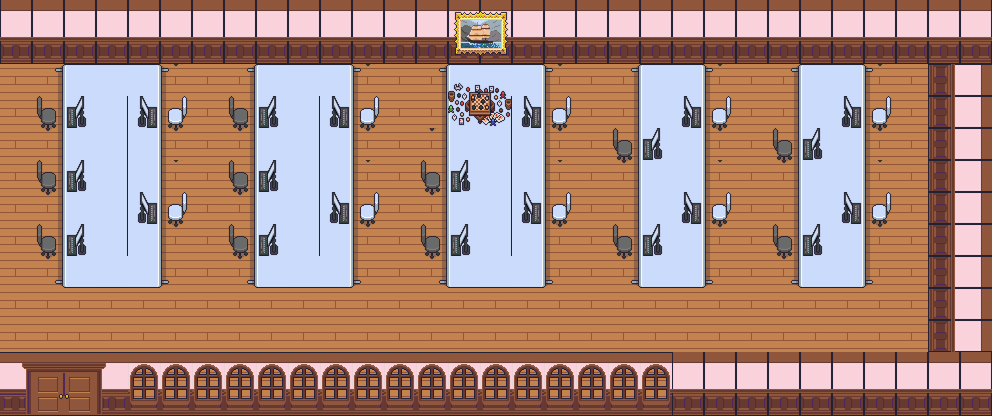

This is a level from a 2D game, rendered from its Tiled map with the project's own tilesets. A one-line summary and the map file follow, with tile-layer data summarised:
An orthogonal 31x13 tile map with 32x32 px tiles, 6 tile layers (Floor, Wall, ItemsPutOnTheFloor, ItemsPutOnTheDesk, ...), 5 tilesets.

<map version="1.8" tiledversion="1.8.5" orientation="orthogonal" renderorder="right-down" width="31" height="13" tilewidth="32" tileheight="32" infinite="0" nextlayerid="7" nextobjectid="1">
 <tileset firstgid="1" source="Icon.tsx" />
 <tileset firstgid="120" source="ImageIcon2.tsx" />
 <tileset firstgid="352" source="ImageIcon3.tsx" />
 <tileset firstgid="408" source="BackgrounPark2.tsx" />
 <tileset firstgid="629" source="BackgroundPark.tsx" />
 <layer id="1" name="Floor" width="31" height="13">
  <data>[403 cells, 403 non-empty, 1 distinct tile ids]</data>
 </layer>
 <layer id="2" name="Wall" width="31" height="13">
  <data>[403 cells, 142 non-empty, 12 distinct tile ids]</data>
 </layer>
 <layer id="3" name="ItemsPutOnTheFloor" width="31" height="13">
  <data>[403 cells, 161 non-empty, 7 distinct tile ids]</data>
 </layer>
 <layer id="4" name="ItemsPutOnTheDesk" width="31" height="13">
  <data>[403 cells, 26 non-empty, 6 distinct tile ids]</data>
 </layer>
 <layer id="5" name="Chair" width="31" height="13">
  <data>[403 cells, 55 non-empty, 5 distinct tile ids]</data>
 </layer>
 <layer id="6" name="ItemPutOnWall" width="31" height="13">
  <data>[403 cells, 4 non-empty, 4 distinct tile ids]</data>
 </layer>
</map>
